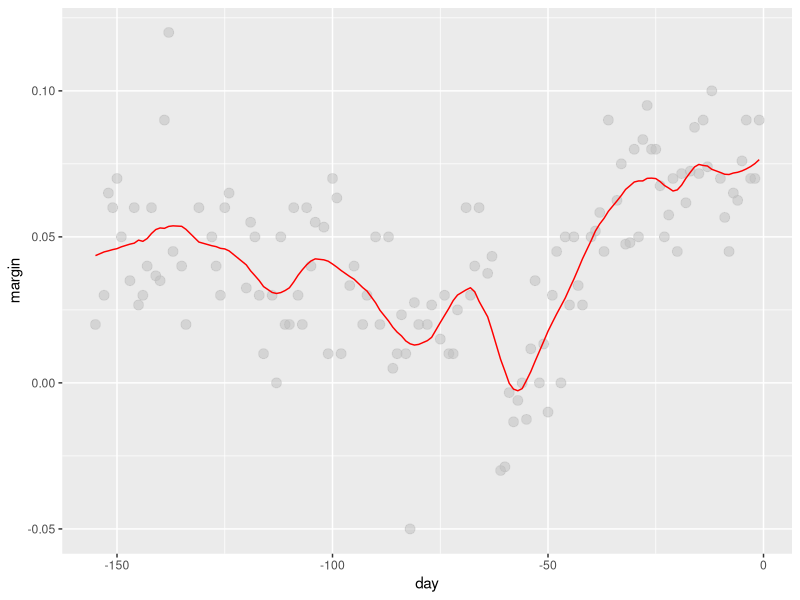
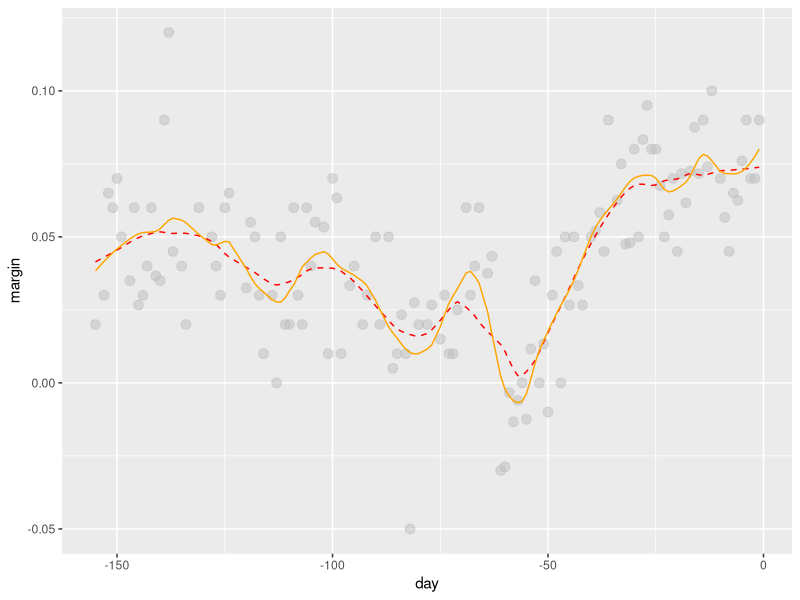
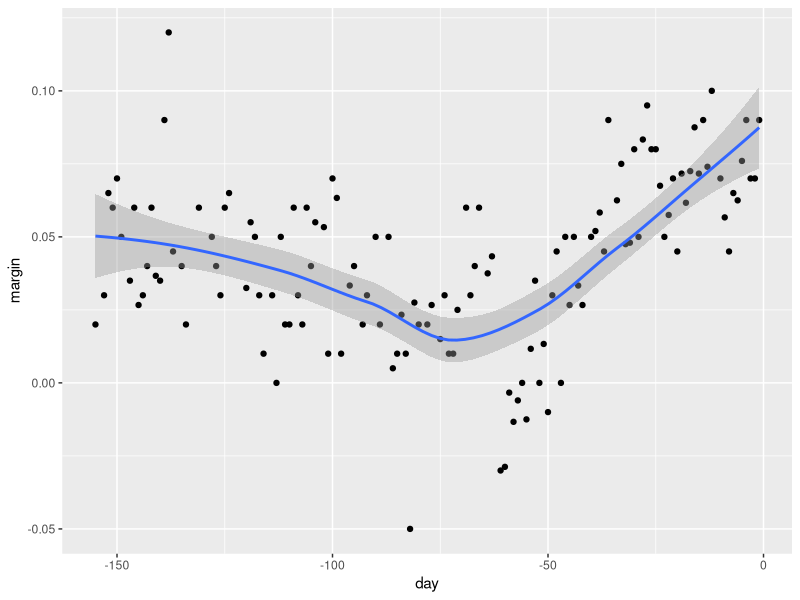
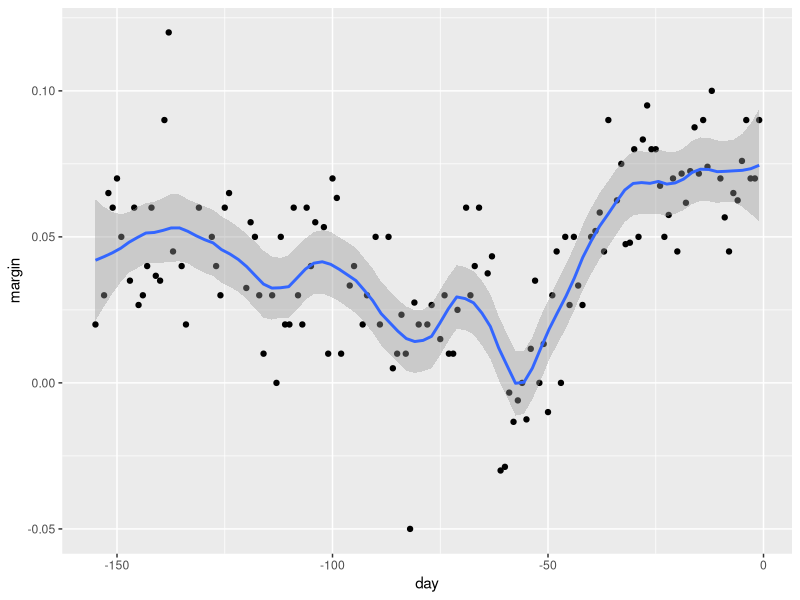

Here is the R script that generated these plots, in order:
library(dslabs)
library(tidyverse)
data("polls_2008")

total_days <- diff(range(polls_2008$day))
#loess takes a proportion for span and takes that N*proportion nearest points for fit
span <- 21/total_days

fit <- loess(margin ~ day, degree=1, span = span, data=polls_2008)

polls_2008 %>% mutate(smooth = fit$fitted) %>%
  ggplot(aes(day, margin)) +
  geom_point(size = 3, alpha = .5, color = "grey") +
  geom_line(aes(day, smooth), color="red")

# the default of loess is to fit parabolas but we specified degree equal 1 above
#when using parabolas we can use a larger span
total_days <- diff(range(polls_2008$day))
span <- 28/total_days

fit_1 <- loess(margin ~ day, degree=1, span = span, data=polls_2008)

fit_2 <- loess(margin ~ day, span = span, data=polls_2008)


polls_2008 %>% mutate(smooth_1 = fit_1$fitted, smooth_2 = fit_2$fitted) %>%
  ggplot(aes(day, margin)) +
  geom_point(size = 3, alpha = .5, color = "grey") +
  geom_line(aes(day, smooth_1), color="red", lty = 2) +
  geom_line(aes(day, smooth_2), color="orange", lty = 1) 

#also note that ggplot geom_smooth uses loess for its smooth line but has default parameters
polls_2008 %>% ggplot(aes(day, margin)) +
  geom_point() + 
  geom_smooth()

#we can change those default parameters easily
polls_2008 %>% ggplot(aes(day, margin)) +
  geom_point() + 
  geom_smooth(method = "loess", span = 0.15, method.args = list(degree=1))
